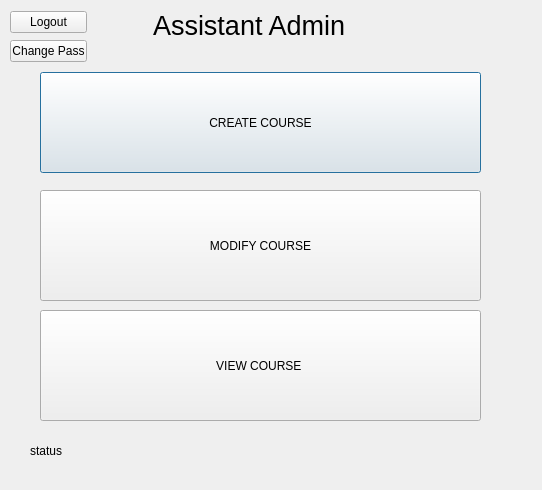
<?xml version="1.0" encoding="UTF-8"?>
<ui version="4.0">
 <class>AstAdmin</class>
 <widget class="QDialog" name="AstAdmin">
  <property name="geometry">
   <rect>
    <x>0</x>
    <y>0</y>
    <width>542</width>
    <height>490</height>
   </rect>
  </property>
  <property name="windowTitle">
   <string>Dialog</string>
  </property>
  <widget class="QLabel" name="label_status">
   <property name="geometry">
    <rect>
     <x>30</x>
     <y>440</y>
     <width>181</width>
     <height>21</height>
    </rect>
   </property>
   <property name="text">
    <string>status</string>
   </property>
  </widget>
  <widget class="QLabel" name="label_filler">
   <property name="geometry">
    <rect>
     <x>153</x>
     <y>10</y>
     <width>211</width>
     <height>31</height>
    </rect>
   </property>
   <property name="font">
    <font>
     <pointsize>20</pointsize>
    </font>
   </property>
   <property name="text">
    <string>Assistant Admin</string>
   </property>
  </widget>
  <widget class="QPushButton" name="pushButton_createcourse">
   <property name="geometry">
    <rect>
     <x>40</x>
     <y>72</y>
     <width>441</width>
     <height>101</height>
    </rect>
   </property>
   <property name="text">
    <string>CREATE COURSE</string>
   </property>
  </widget>
  <widget class="QPushButton" name="pushButton_ViewCourse">
   <property name="geometry">
    <rect>
     <x>40</x>
     <y>310</y>
     <width>441</width>
     <height>111</height>
    </rect>
   </property>
   <property name="text">
    <string>VIEW COURSE </string>
   </property>
  </widget>
  <widget class="QPushButton" name="pushButton_modifycourse">
   <property name="geometry">
    <rect>
     <x>40</x>
     <y>190</y>
     <width>441</width>
     <height>111</height>
    </rect>
   </property>
   <property name="text">
    <string>MODIFY COURSE</string>
   </property>
  </widget>
  <widget class="QWidget" name="layoutWidget">
   <property name="geometry">
    <rect>
     <x>10</x>
     <y>10</y>
     <width>77</width>
     <height>54</height>
    </rect>
   </property>
   <layout class="QVBoxLayout" name="verticalLayout">
    <item>
     <widget class="QPushButton" name="pushButton_logout">
      <property name="text">
       <string>Logout</string>
      </property>
     </widget>
    </item>
    <item>
     <widget class="QPushButton" name="pushButton_ChangePass">
      <property name="text">
       <string>Change Pass</string>
      </property>
     </widget>
    </item>
   </layout>
  </widget>
 </widget>
 <resources/>
 <connections/>
</ui>
